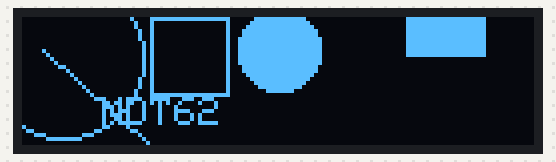
Simulated run of this sketch. Board: Arduino Uno, built with avr-gcc and run on an emulated ATmega328P. On the bench: 128×32 one-colour display.

Above: at 2.1 s.

The sketch:

OLED.ino
```cpp
#include <Adafruit_GFX.h>
#include <Adafruit_SSD1306.h>
#include <SPI.h>
#include <Wire.h>

Adafruit_SSD1306 display = Adafruit_SSD1306(128, 32, &Wire);

void setup() {
  display.begin(0x3C);
  display.clearDisplay();
  display.display();
  delay(2000);
} //บรรทัด 1-15 จำเป็นต้องมี

void loop() {
  display.clearDisplay(); //จำเป็นต้องมี

  display.setCursor(20, 20);
  display.setTextColor(1);
  display.setTextSize(1);
  display.println("MDT62"); /// 20-23 เขียนข้อความ

  display.drawLine(5, 8, 32, 32, 1);
  display.drawCircle(10, 10, 20, 1); //(x,y,z,e) x y แกน X Y , z รัศมี , 1 สีเส้น
  display.drawRect(32, 0, 20, 20, 1); //(-,-,X,Y,-)
  display.fillCircle(64, 8, 10, 1);
  display.fillRect(96, 0, 20, 10, 1); // 25 - 28 วาดรูป

  display.display(); //จำเป็นต้องมี
  delay(2000); //จำเป็นต้องมี
}
```
